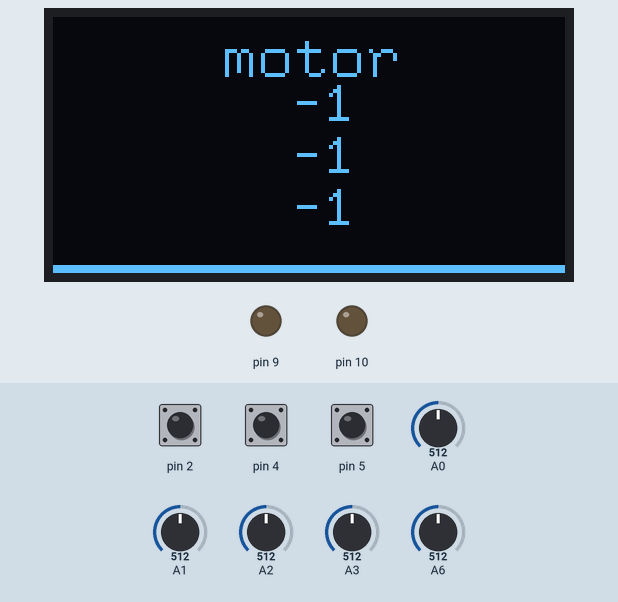
Simulated run of this sketch. Board: Arduino Nano, built with avr-gcc and run on an emulated ATmega328P. On the bench: 128×64 one-colour display, output pins drawn as LEDs (lit = HIGH). The test bench sets the inputs (shaded band); at power-on: pin 4 HIGH, A0 = 512, A2 = 512, pin 5 HIGH, pin 2 HIGH, A1 = 512, A3 = 512, A6 = 512. EEPROM starts erased; no radio packets arrive unless stated; what the sketch prints to the serial monitor is not drawn.

Above: at 1.7 s.
1.8 s: pin 4 pulled LOW for 0.15 s
At 1.93 s:
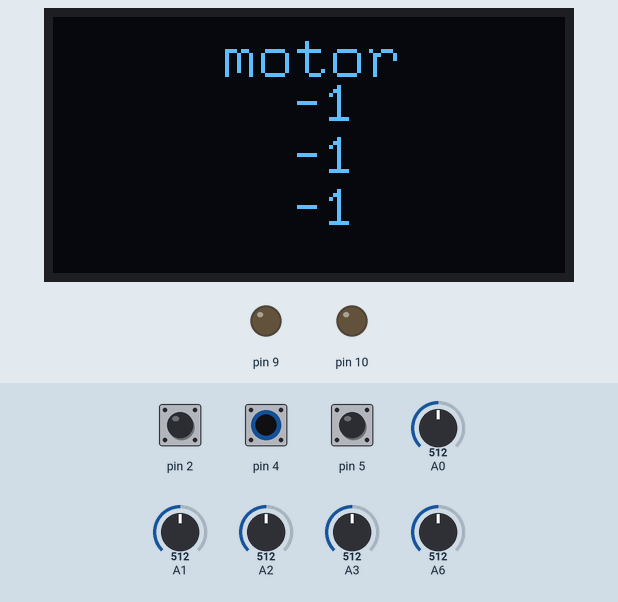
3.5 s: A0 set to 810
At 3.56 s:
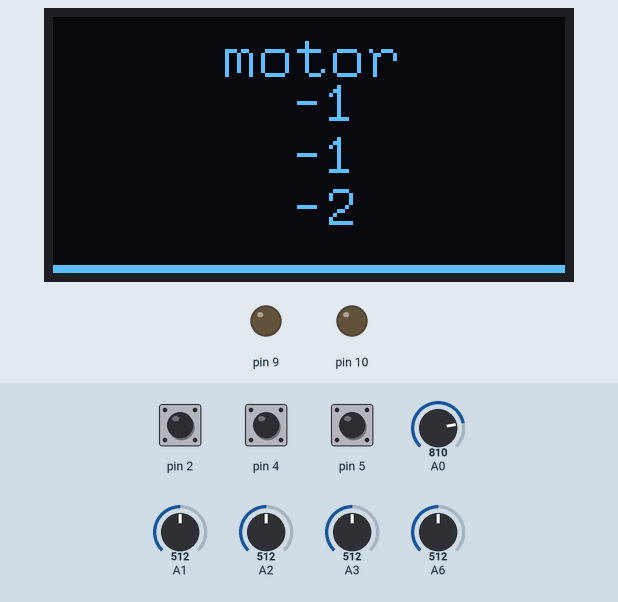
5.0 s: A2 set to 810
At 5.06 s:
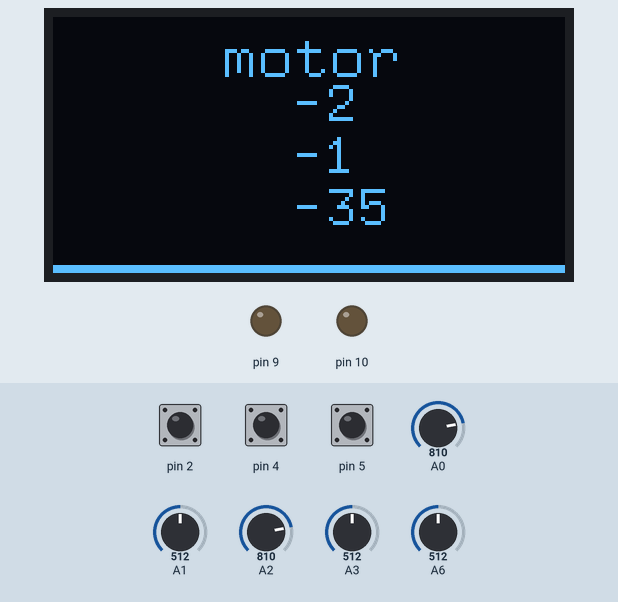
6.5 s: pin 5 pulled LOW for 0.15 s
At 6.57 s:
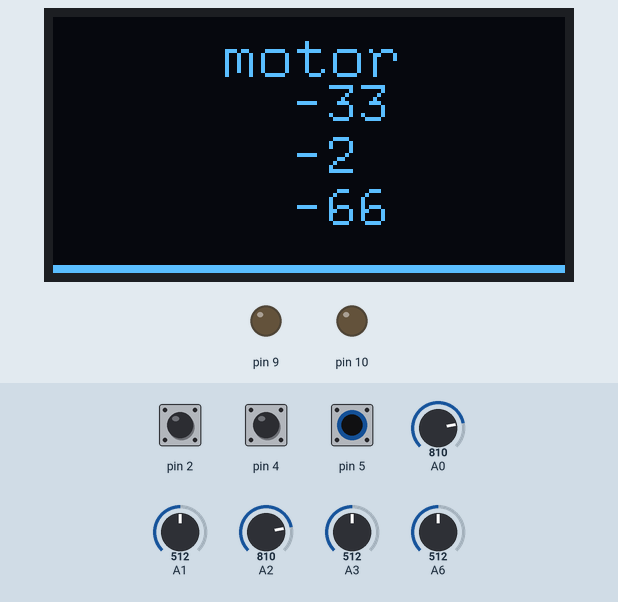
8.1 s: pin 4 pulled LOW for 1 s
At 8.9 s:
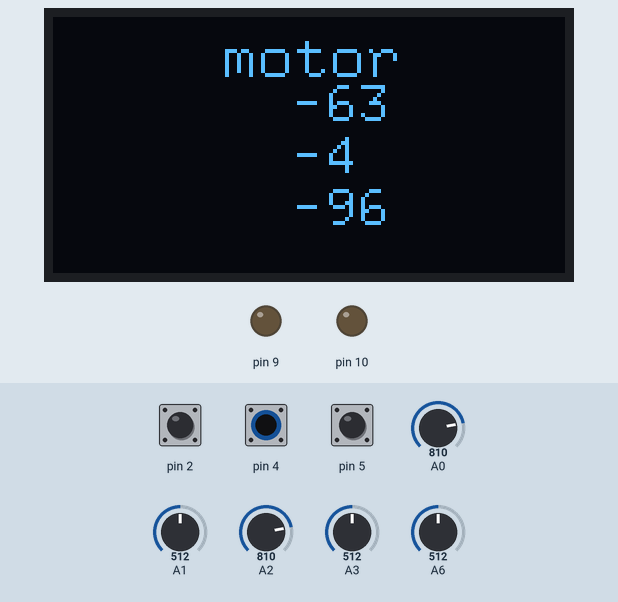

The sketch:

Menu_Based_Transmitter_For_Trainer_Plane.ino
```cpp
#include <EEPROM.h>

#include <RF24.h>
#include <SPI.h>
#include <Wire.h>
#include <nRF24L01.h>
#include <U8g2lib.h>

U8G2_SSD1306_128X64_NONAME_F_HW_I2C u8g2(U8G2_R0);
//long now;
// bool toggle = true;
// const float r1 = 1000;
// const float r2 = 215;
int8_t prevl2;
RF24 radio(7, 8);
const byte address[6] = "12345";
const char* menuItems[] = { "motor", "s1", "s2", "s3" };
int16_t config[4][3] = {
  { 180, 90, 0 },
  { 0, 33, 85 },
  { 29, 16, 120 },
  { -10, 44, 60 }
};
uint8_t menuSize = sizeof(menuItems) / sizeof(menuItems[0]);
int8_t currentMenu = 0;
int16_t j1x, j1y, j2x, j2y, pot;
int16_t l1, l2, sw;
void setup() {

  Serial.begin(9600);

  u8g2.begin();
  radio.begin();
  radio.openWritingPipe(address);
  radio.setPALevel(RF24_PA_MIN);
  radio.stopListening();
  Wire.begin();
  delay(500);
  pinMode(2, INPUT_PULLUP);
  pinMode(4, INPUT_PULLUP);
  pinMode(5, INPUT_PULLUP);
  pinMode(10, OUTPUT);
  pinMode(9, OUTPUT);
  EEPROM.get(0, config);
}

struct dataPack {
  int16_t motor, s1, s2, s3;
};

dataPack data;
int8_t diff, diff2, prevDiff2;
void loop() {

  u8g2.clearBuffer();
  u8g2.setFont(u8g2_font_9x15_tr);
  u8g2.setCursor(64 - (u8g2.getStrWidth(menuItems[currentMenu]) / 2), u8g2.getMaxCharHeight());
  u8g2.print(menuItems[currentMenu]);
  GetInp();
  radio.write(&data, sizeof(data));
  if (l2 == 1) u8g2.drawBox(0, 62, 128, 2);
  u8g2.setFont(u8g2_font_8x13_tr);
  // u8g2.setCursor(60, u8g2.getMaxCharHeight() * 2);
  // u8g2.print(config[currentMenu][0]);

  // u8g2.setCursor(60, u8g2.getMaxCharHeight() * 3);
  // u8g2.print(config[currentMenu][1]);

  // u8g2.setCursor(60, u8g2.getMaxCharHeight() * 4);
  // u8g2.print(config[currentMenu][2]);
  for (int i = 0; i < 3; i++) {
    u8g2.setCursor(60, u8g2.getMaxCharHeight() * (i+2));
    u8g2.print(config[currentMenu][i]);
  }
  u8g2.sendBuffer();
}

void GetInp() {
  j1x = analogRead(A0);
  j1y = analogRead(A1);
  j2x = analogRead(A2);
  j2y = analogRead(A3);

  l1 = digitalRead(5);
  l2 = digitalRead(4);
  sw = digitalRead(2);
  pot = analogRead(A6);
  diff = diff2 = 0;
  if (l2 == 1) {
    if (currentMenu == 0) data.motor = constrain(map(j1y, 0, 1023, config[0][0], config[0][2]), 0, 180);
    else if (currentMenu == 1) data.s1 = constrain(map(j2y, 0, 1023, config[1][0], config[1][2]) + config[1][1], 0, 180);
    else if (currentMenu == 2) data.s2 = constrain(map(j2y, 0, 1023, config[2][2], config[2][0]) + config[2][1], 0, 180);
    else if (currentMenu == 3) data.s3 = constrain(map(j2y, 0, 1023, config[3][0], config[3][2]) + config[3][1], 0, 180);


    if (j2x > 800) diff = -1;
    else if (j2x < 200) diff = 1;
    if (j1x > 800) diff2 = -1;
    else if (j1x < 200) diff2 = 1;

    if (l1 == 1) {
      config[currentMenu][0] += diff;
      config[currentMenu][2] += diff2;
    } else {
      config[currentMenu][1] += diff;
      if (diff2 != prevDiff2) {
        currentMenu += diff2;
        if (currentMenu >= menuSize) currentMenu = 0;
        else if (currentMenu < 0) currentMenu = menuSize - 1;
      }
    }
  } else {
    if (prevl2 == 1) {
      EEPROM.put(0, config);
      Serial.println("Config Saved");
    }
    data.motor = constrain(map(j1y, 0, 1023, config[0][0], config[0][2]), 0, 180);
    data.s1 = constrain(map(j2x, 0, 1023, config[1][0], config[1][2]) + config[1][1], 0, 180);
    data.s2 = constrain(map(j2x, 0, 1023, config[2][2], config[2][0]) + config[2][1], 0, 180);
    data.s3 = constrain(map(j2y, 0, 1023, config[3][0], config[3][2]) + config[3][1], 0, 180);
  }
  prevDiff2 = diff2;
  prevl2 = l2;
}
// void VoltageCheck() {
//   float vOut = analogRead(A7) * (5.0 / 1023.0);
//   float vIn = vOut * ((r1 + r2) / r2);
//   if (vIn < 6.5) {
//     if (millis() - now >= 100) {
//       toggle = !toggle;
//       now = millis();
//     }
//     digitalWrite(10, toggle ? LOW : HIGH);
//     digitalWrite(9, toggle ? HIGH : LOW);
//   }
// }
```

Measured:
- after the input at 1.8 s, the display: changes after 0.05 s (image 1)
- after the input at 3.5 s, the display: changes after 0.05 s (image 2)
- after the input at 8.1 s, the display: first differs from a run without the input after 0.07 s (image 5)
